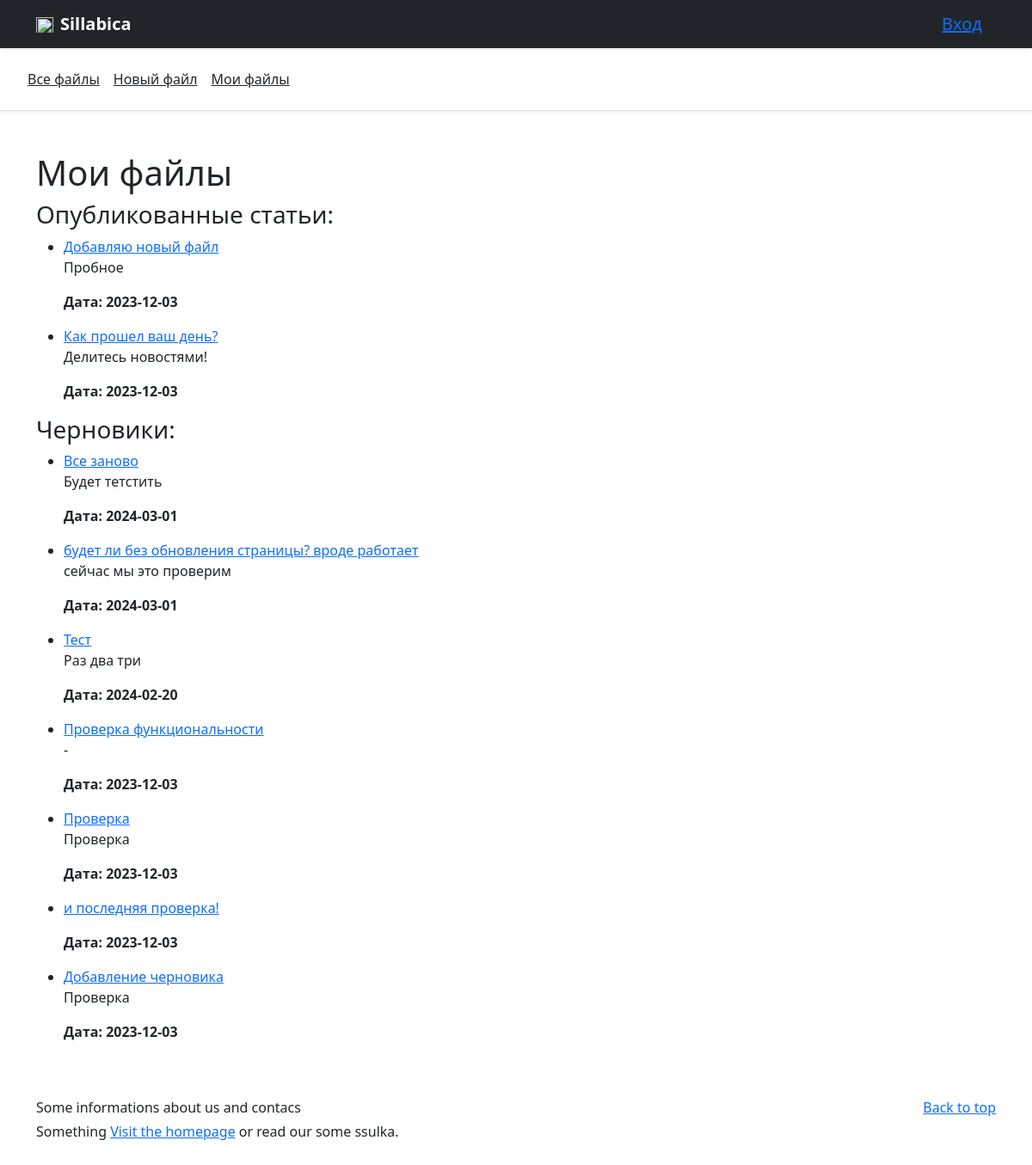
/myposts (signed in), run on the app's committed database.
### db.py (models this page shows, shortened)
class Article(db.Model):
    id = db.Column(db.Integer, primary_key=True)
    title = db.Column(db.String(100), nullable=False)
    intro = db.Column(db.String(300))
    text = db.Column(db.Text, nullable=False)
    date = db.Column(db.DateTime, default=datetime.utcnow)
    user_id = db.Column(db.Integer, db.ForeignKey('user.id'), nullable=False)
    status = db.Column(db.String(20), default='draft')  # Добавляем поле для статуса (draft или published)

### main.py (the view)
@app.route('/myposts')
def myposts():
    if current_user.is_authenticated:
        user_articles = Article.query.filter_by(user_id=current_user.id).order_by(Article.date.desc()).all()
        access_articles = Article.query.join(DraftAccess, Article.id == DraftAccess.draft_id) \
            .filter(DraftAccess.user_id == current_user.id).all()
        user_articles_set = set(user_articles)
        access_articles_set = set(access_articles)
        articles_set = user_articles_set.union(access_articles_set)
        articles = sorted(list(articles_set), key=lambda x: x.date, reverse=True)
        return render_template("my_posts.html", articles=articles)
    else:
        return redirect(url_for('login_page'))

### main.py (called while the page is built)
@manager.user_loader
def load_user(user_id):
    return User.query.get(user_id)

@app.after_request
def redirect_to_signin(response):
    if response.status_code == 401:
        return redirect(url_for('login_page') + '?next=' + request.url)
    return response

### templates/my_posts.html (shortened to what this page needs)
{% extends 'base.html' %}
{% block body %}
<div class="container mt-5">
    <h1>Мои файлы</h1>
    <h3>Опубликованные статьи:</h3>
    <ul>
        {% for article in articles %}
            {% if article.status == 'published' %}
                <li>
                    <a href="{{ url_for('posts.posts_detail', id=article.id) }}">{{ article.title }}</a>
                    <p>{{ article.intro }}</p>
                    <p><b>Дата: {{ article.date.date() }}</b></p>
                </li>
            {% endif %}
        {% endfor %}
    </ul>
    <h3>Черновики:</h3>
    <ul>
        {% for article in articles %}
            {% if article.status == 'draft' %}
                <li>
                    <a href="{{ url_for('posts.posts_detail', id=article.id) }}">{{ article.title }}</a>
                    <p>{{ article.intro }}</p>
                    <p><b>Дата: {{ article.date.date() }}</b></p>
                </li>
            {% endif %}
        {% endfor %}
    </ul>
</div>
{% endblock %}

### templates/base.html (shortened to what this page needs)
<!doctype html>
<html lang=ru>
<head>
    <link rel="stylesheet" href="{{ url_for('static', filename='css/main.css') }}">
    <link rel="stylesheet" href="https://cdn.jsdelivr.net/npm/bootstrap@5.2.3/dist/css/bootstrap.min.css">
</head>
<body>
    <header data-bs-theme="dark">
      <div class="navbar navbar-dark bg-dark shadow-sm">
        <div class="container">
          <a href="/" class="navbar-brand d-flex align-items-center">
            <img src="https://thumbs.dreamstime.com/b/vector-book-icon-flat-design-blue-white-fow-web-long-shadow-colors-49226001.jpg" width="20" height="20" fill="none" stroke="currentColor" stroke-linecap="round" stroke-linejoin="round" stroke-width="2" aria-hidden="true" class="me-2" viewBox="0 0 24 24"> <path d="M23 19a2 2 0 0 1-2 2H3a2 2 0 0 1-2-2V8a2 2 0 0 1 2-2h4l2-3h6l2 3h4a2 2 0 0 1 2 2z"/><circle cx="12" cy="13" r="4"/></svg>
            <strong> Sillabica </strong >
          </a>
            <div class="navbar-brand d-flex align-items-center"><a href="/login">Вход</a></div>
        </div>
      </div>
    </header>
    <div class="d-flex flex-column flex-md-row align-items-center p-3 px-md-4 mb-3 bg-white border-bottom shadow-sm">
        <nav class="my-2 my-md-0 mr-md-3">
        <a class="p-2 text-dark" href="/posts"> Все файлы</a>
      </nav>
        <a class="p-2 text-dark" href="/create-article">Новый файл</a>
        <a class="p-2 text-dark" href="/myposts">Мои файлы</a>
    </div>
{% block body %}{% endblock %}
</body>
<footer class="text-body-secondary py-5">
  <div class="container">
    <p class="float-end mb-1">
      <a href="?">Back to top</a>
    </p>
    <p class="mb-1">Some informations about us and contacs</p>
    <p class="mb-0">Something  <a href="/">Visit the homepage</a> or read our some ssulka</a>.</p>
  </div>
</footer>
</html>

### data on the page
Article: title "Добавляю новый файл", intro "Пробное", date "2023-12-03"
Article: title "Как прошел ваш день?", intro "Делитесь новостями!", date "2023-12-03"
Article: title "Все заново", intro "Будет тетстить", date "2024-03-01"
Article: title "будет ли без обновления страницы? вроде работает", intro "сейчас мы это проверим", date "2024-03-01"
Article: title "Тест", intro "Раз два три", date "2024-02-20"
Article: title "Проверка функциональности", intro "-", date "2023-12-03"
Article: title "Проверка", intro "Проверка", date "2023-12-03"
Article: title "и последняя проверка!", date "2023-12-03"
Article: title "Добавление черновика", intro "Проверка", date "2023-12-03"
